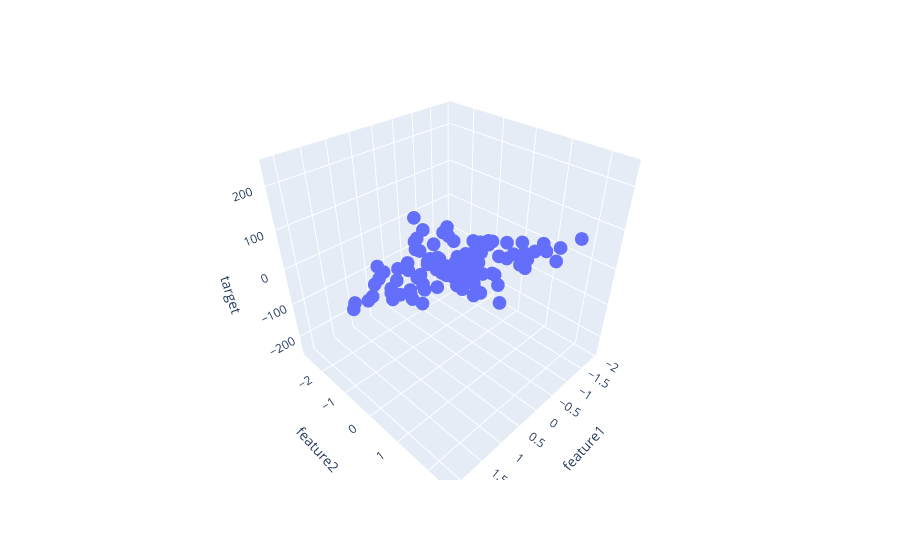

Notebook source saved alongside this figure:
### Code cell
fig = px.scatter_3d(df, x = 'feature1', y='feature2', z = 'target')
fig.show()
